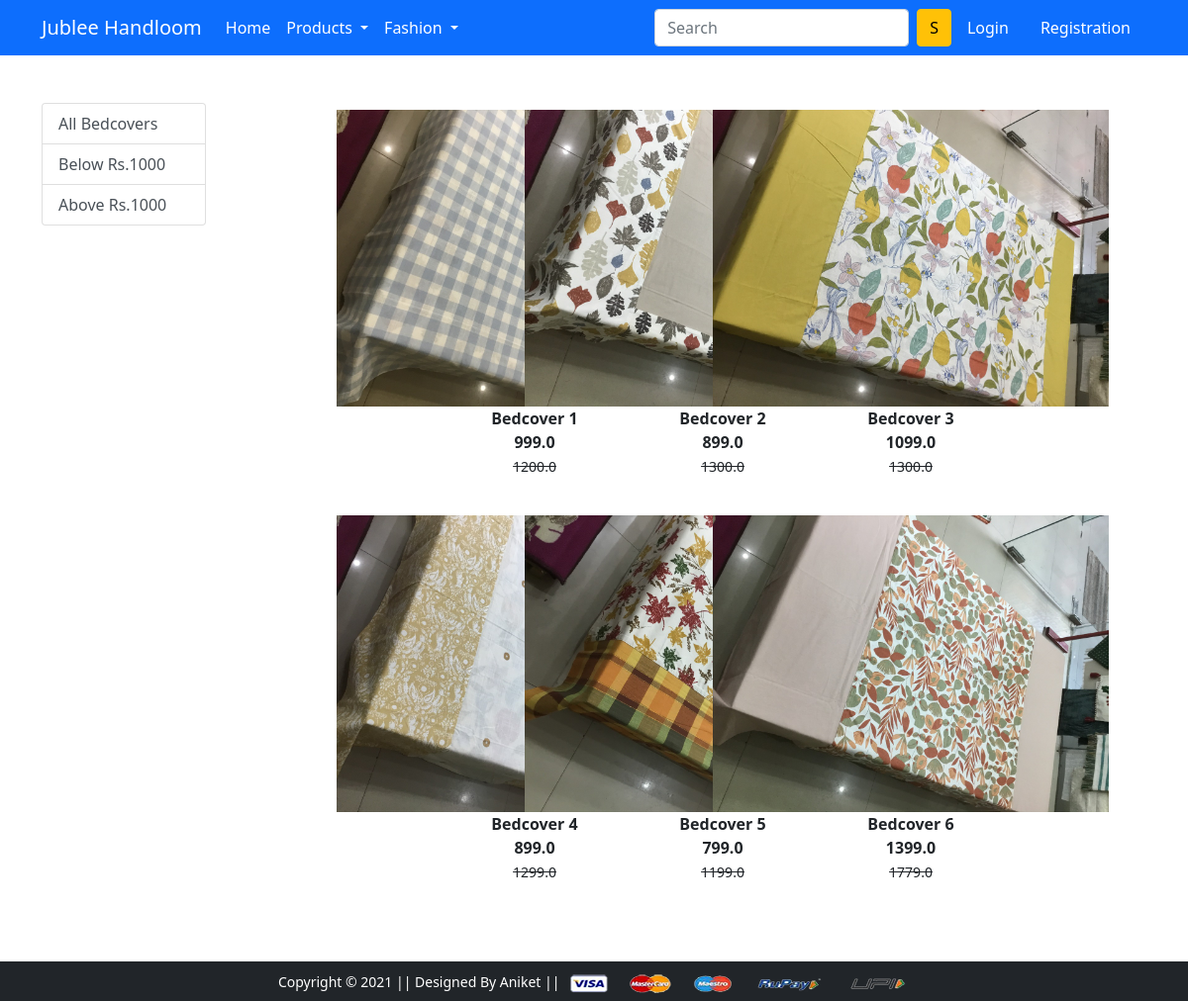
The page /bedcover/ on the database its author committed.
### app/models.py (models this page shows, shortened)
class Product(models.Model):
    title = models.CharField(max_length=100)
    selling_price = models.FloatField()
    discount_price = models.FloatField()
    description = models.CharField(max_length=2000)
    category = models.CharField(max_length=40)
    product_image = models.ImageField(upload_to='productimg')

### app/views.py (the view)
# urls.py: path('bedcover/', views.bedcover, name='bedcover'),
def bedcover(request, data=None):
    if data == None:
        bed = Product.objects.filter(category='Bedcover')
    elif data == 'below':
        bed = Product.objects.filter(
            category='Bedcover').filter(discount_price__lt=1000)
    elif data == 'above':
        bed = Product.objects.filter(
            category='Bedcover').filter(discount_price__gt=1000)
    return render(request, 'app/bedcover.html', {'Bedcover': bed})

### app/templates/app/bedcover.html (shortened to what this page needs)
{% extends 'app/base.html' %}
{% load static %}
{% block main-content %}
<div class="container my-5">
    <div class="row">
        <div class="col-sm-2">
            <div class="list-group">
                <a href="{% url 'bedcover' %}" class="list-group-item list-group-item-action" aria-current="true">All
                    Bedcovers</a>
                <a href="{% url 'bedcoverdata' 'below' %}" class="list-group-item list-group-item-action"
                    aria-current="true">Below Rs.1000</a>
                <a href="{% url 'bedcoverdata' 'above' %}" class="list-group-item list-group-item-action"
                    aria-current="true">Above Rs.1000</a>
            </div>
        </div>
        <div class="col-sm-6 offset-sm-1">
            <div class="row">
                {% for b in Bedcover %}
                <div class="col-sm-4 text-center mb-4">
                    <a href="{% url 'product-detail' b.id %}" class="btn">
                        <div class="item">
                            <img src="{{b.product_image.url}}" alt="" height="300" />
                            <div class="fw-bold">{{b.title}}</div>
                            <div class="fw-bold">{{b.discount_price}}</div>
                            <small class="fw-light text-decoration-line-through">
                                {{b.selling_price}}
                            </small>
                        </div>
                    </a>
                </div>
                {% endfor %}
            </div>
        </div>
    </div>
</div>
{% endblock main-content %}

### rows shown on the page
Product: title "Bedcover 1", discount_price "999.0", selling_price "1200.0"
Product: title "Bedcover 2", discount_price "899.0", selling_price "1300.0"
Product: product_image (picture), title "Bedcover 3", discount_price "1099.0", selling_price "1300.0"
Product: title "Bedcover 4", discount_price "899.0", selling_price "1299.0"
Product: title "Bedcover 5", discount_price "799.0", selling_price "1199.0"
Product: product_image (picture), title "Bedcover 6", discount_price "1399.0", selling_price "1779.0"
